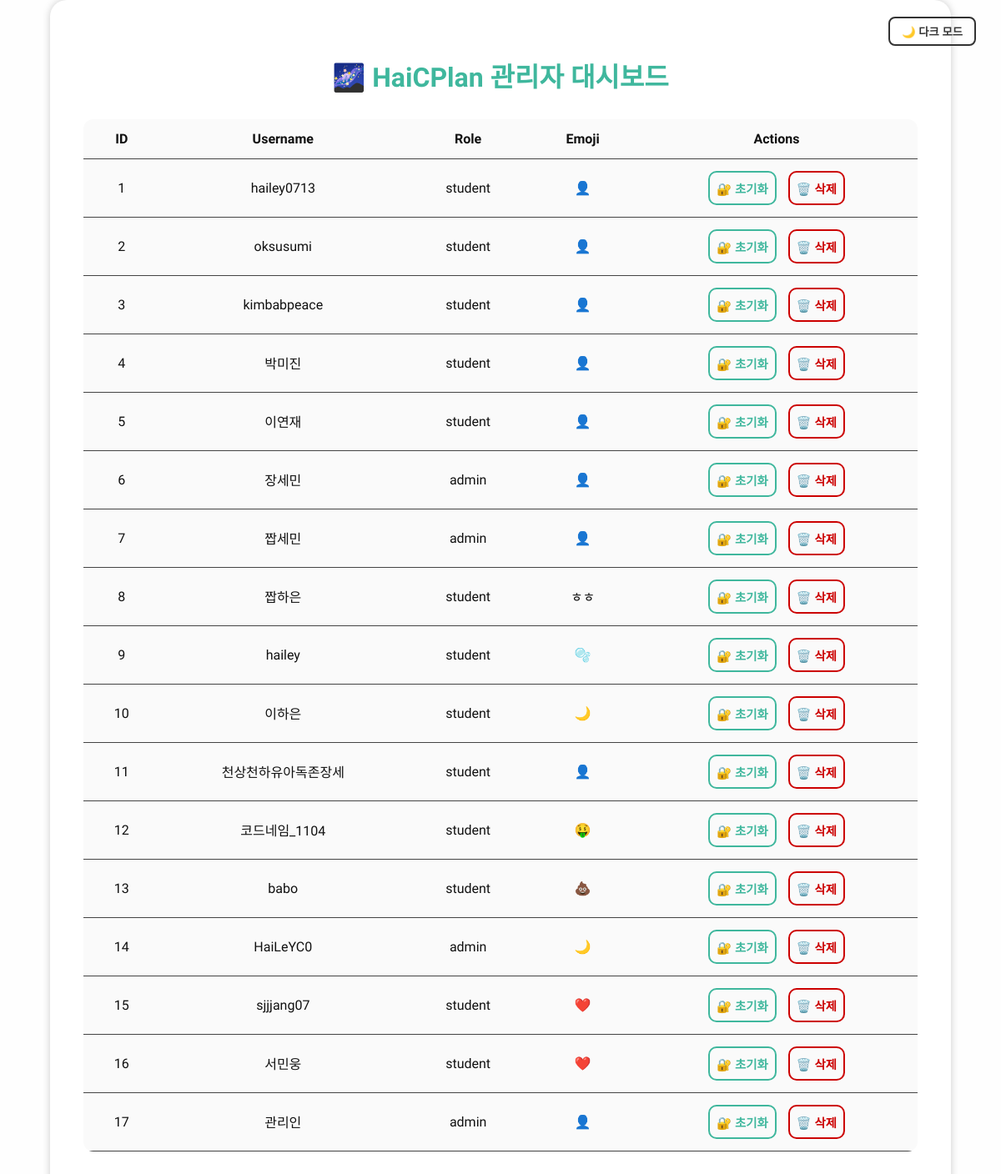
Page /admin (signed in) on the earlier database version.
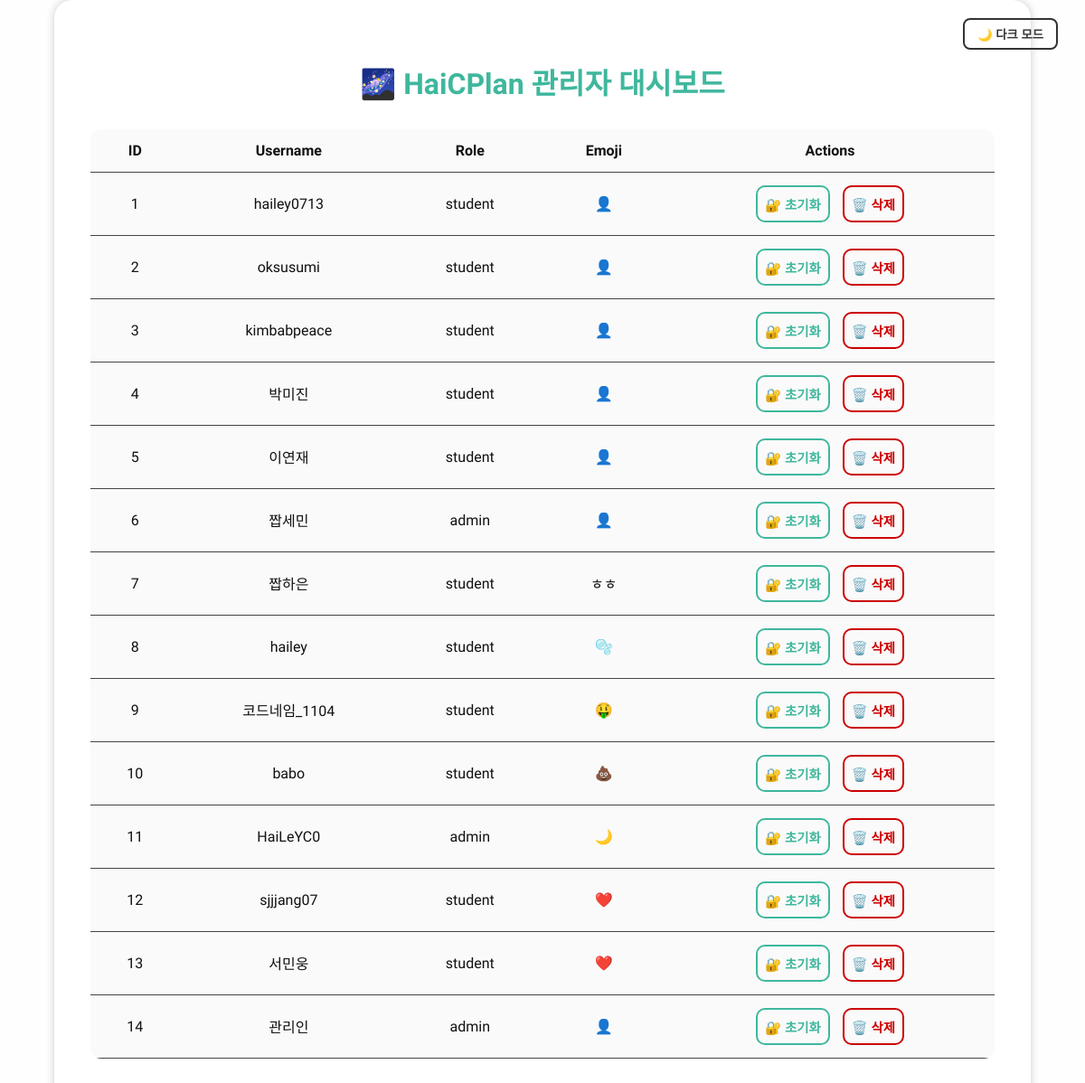
Same page on the later database version.
### tables this page shows
CREATE TABLE users (
            id INTEGER PRIMARY KEY AUTOINCREMENT,
            username TEXT NOT NULL UNIQUE,
            password TEXT NOT NULL,
            role TEXT NOT NULL
        , profile_image TEXT, emoji TEXT DEFAULT '👤');

### app.py (the view)
@app.route('/admin')
def admin_users():
    if session.get('role') != 'admin':
        return "⚠️ 관리자만 접근할 수 있습니다!"
    conn = sqlite3.connect('data.db')
    c = conn.cursor()
    c.execute("SELECT id, username, role, emoji FROM users")
    users = c.fetchall()
    conn.close()
    return render_template('admin.html', users=users)

### templates/admin.html (shortened to what this page needs)
<!DOCTYPE html>
<html lang="ko">
<head>
    <link rel="stylesheet" href="{{ url_for('static', filename='css/admin.css') }}">
</head>
<body>
    <div class="container">
        <h2>🌌 HaiCPlan 관리자 대시보드</h2>
        <button id="toggle-theme" class="theme-toggle">🌙 다크 모드</button>
        <table>
            <thead>
                <tr>
                    <th>ID</th>
                    <th>Username</th>
                    <th>Role</th>
                    <th>Emoji</th>
                    <th>Actions</th>
                </tr>
            </thead>
            <tbody>
                {% for user in users %}
                <tr>
                    <td>{{ loop.index }}</td>
                    <td>{{ user[1] }}</td>
                    <td>{{ user[2] }}</td>
                    <td>{{ user[3] }}</td>
                    <td>
                        <form action="{{ url_for('reset_password', user_id=user[0]) }}" method="post"
                            style="display:inline;">
                            <button class="neon-btn">🔐 초기화</button>
                        </form>
                        <form action="{{ url_for('delete_user', user_id=user[0]) }}" method="post"
                            style="display:inline;">
                            <button class="neon-btn danger" onclick="return confirm('정말 삭제할까요?')">🗑️ 삭제</button>
                        </form>
                    </td>
                </tr>
                {% endfor %}
            </tbody>
        </table>
    </div>
</body>
</html>

### static/css/admin.css (style rules this page uses)
body { font-family: 'Orbitron', sans-serif; background-color: #0d0d1a; color: #e0e0ff; margin: 0; padding: 0; height: 100vh; display: flex; align-items: center; justify-content: center; }
.container { width: 90%; max-width: 1000px; margin: auto; padding: 40px; background: rgba(255, 255, 255, 0.04); border-radius: 20px; box-shadow: 0 0 20px #00ffc8; text-align: center; }
h2 { color: #00ffc8; font-size: 2em; margin-bottom: 30px; }
table { width: 100%; border-collapse: collapse; background-color: rgba(255, 255, 255, 0.02); border-radius: 12px; overflow: hidden; margin-bottom: 30px; }
th, td { padding: 14px 20px; border-bottom: 1px solid #444; text-align: center; }
.neon-btn { background: transparent; color: #00ffc8; border: 2px solid #00ffc8; border-radius: 10px; padding: 8px 8px; margin: 0 5px; font-size: 0.9em; font-weight: bold; cursor: pointer; transition: all 0.3s ease; }
.neon-btn.danger { border-color: #ff4e4e; color: #ff4e4e; }
.theme-toggle { position: absolute; top: 20px; right: 30px; padding: 6px 14px; border-radius: 8px; background: none; border: 2px solid #888; font-weight: bold; cursor: pointer; }
body.light h2 { color: #3fb79d; }
body.light { background-color: #fefefe; color: #111; }
body.light .container { background-color: #ffffff; box-shadow: 0 0 10px #ccc; }
body.light table { background-color: #fafafa; }
body.light .neon-btn { border-color: #3fb79d; color: #3fb79d; }
body.light .neon-btn.danger { border-color: #cc0000; color: #cc0000; }
body.light .theme-toggle { color: #333; border-color: #333; }

Differences in the rows shown:
removed users: username "장세민", role "admin", emoji "👤"
removed users: username "이하은", role "student", emoji "🌙"
removed users: username "천상천하유아독존장세", role "student", emoji "👤"
